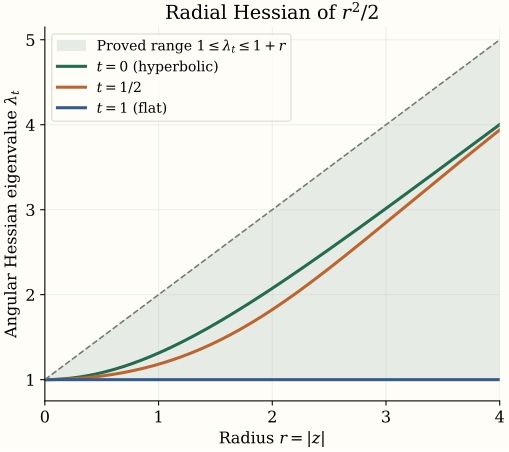

The Python source for this figure:
"""Exact hyperbolic-plane model for the radial metric estimates in Lemma 11.2.

Independent course figure. Public domain (CC0).
For curvature -1: A_t(r)=(1-t)sinh(r)^2+t r^2 in polar coordinates.
The angular eigenvalue of Hess(r^2/2) is r A_t'(r)/(2 A_t(r)).
The values at r=0 are the continuous limits, all equal to one.
"""
from pathlib import Path
import matplotlib
matplotlib.use('Agg')
import matplotlib.pyplot as plt
import numpy as np

directory=Path(__file__).resolve().parent
matplotlib.rcParams.update({
    'font.family':'DejaVu Serif','font.size':12,
    'mathtext.fontset':'dejavuserif','svg.hashsalt':'kt-kk-radial-metric-v1',
    'axes.spines.top':False,'axes.spines.right':False,
})
r=np.linspace(0,4,801)
radial=np.divide(r,np.tanh(r),out=np.ones_like(r),where=r>0)
angular_hyperbolic=np.sinh(r)**2
angular_flat=r*r
fig,ax=plt.subplots(figsize=(5.3,4.7),layout='constrained')
fig.set_facecolor('#fffdf8');ax.set_facecolor('#fffdf8')
ax.fill_between(r,1,1+r,color='#e6ece5',label=r'Proved range $1\leq\lambda_t\leq1+r$')
for t,color,label in [
    (0,'#246b50',r'$t=0$ (hyperbolic)'),
    (.5,'#bc6531',r'$t=1/2$'),
    (1,'#335b8e',r'$t=1$ (flat)'),
]:
    denominator=(1-t)*angular_hyperbolic+t*angular_flat
    numerator=(1-t)*angular_hyperbolic*radial+t*angular_flat
    value=np.divide(numerator,denominator,out=np.ones_like(r),where=denominator>0)
    ax.plot(r,value,color=color,lw=2.3,label=label)
ax.plot(r,1+r,color='#747b72',ls='--',lw=1.2)
ax.set(xlim=(0,4),ylim=(.75,5.15),
       xlabel=r'Radius $r=|z|$',
       ylabel=r'Angular Hessian eigenvalue $\lambda_t$',
       title=r'Radial Hessian of $r^2/2$')
ax.set_xticks(range(5));ax.set_yticks(range(1,6))
ax.grid(alpha=.18)
ax.legend(loc='upper left',frameon=True,facecolor='#fffdf8',edgecolor='#d7dbd0',fontsize=10.5)
base=directory/'radial-metric-interpolation'
fig.savefig(base.with_suffix('.svg'),metadata={
    'Title':'Radial metric interpolation on the hyperbolic plane',
    'Description':'Angular Hessian eigenvalues for curvature -1, with the proved radial bounds from Lemma 11.2 of Descent and the K-theory of crossed products.',
    'Creator':'GPT-6.1 Sol (OpenAI) in Codex, Ultra setting',
    'Rights':'Public domain (CC0)',
    'Date':'2026-10-02',
})
fig.savefig(base.with_suffix('.png'),dpi=180,metadata={
    'Title':'Radial metric interpolation on the hyperbolic plane',
    'Author':'GPT-6.1 Sol (OpenAI) in Codex, Ultra setting',
    'Copyright':'Public domain (CC0)',
})
plt.close(fig)
print('Created radial-metric-interpolation.svg and .png')
